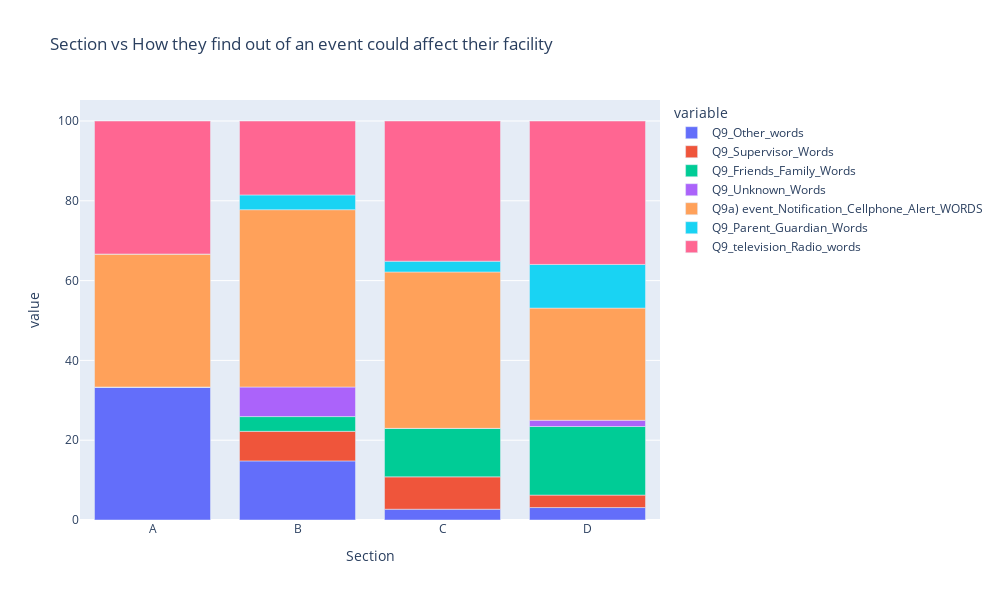

Notebook source saved alongside this figure:
### Markdown cell above
### Section vs How they find out of an event could affect their facility

### Code cell
# Values for aggregation
values = ['Q9_Other_words','Q9_Supervisor_Words','Q9_Friends_Family_Words','Q9_Unknown_Words','Q9a) event_Notification_Cellphone_Alert_WORDS','Q9_Parent_Guardian_Words','Q9_television_Radio_words'] 
rows = ['Section'] #rows

#Pivot table
pivot_table = pd.pivot_table(
    df,
    values= values,  
    index= rows,  # Rows
    columns=None,       # Columns
    aggfunc='count'  # Aggregation functions
)

pivot_table_percentage = round(pivot_table.div(pivot_table.sum(axis=1), axis=0) * 100,2)
pivot_table_percentage=pivot_table_percentage.reset_index()
pivot_table_percentage.columns

#Plotly bar plot
fig6 = px.bar(pivot_table_percentage, x='Section', y=values, title="Section vs How they find out of an event could affect their facility")

#Figsize
fig6.update_layout(
    width=1000,  # Set the width of the chart (adjust as needed)
    height=600,  # Set the height of the chart (adjust as needed)
)

fig6.show()

### Figure 1 — Plotly figure (JSON) as saved in the notebook; plotly's stock layout.template omitted (floating-point values rounded to 4 significant figures)
{"data": [{"alignmentgroup": "True", "hovertemplate": "variable=Q9_Other_words<br>Section=%{x}<br>value=%{y}<extra></extra>", "legendgroup": "Q9_Other_words", "marker": {"color": "#636efa", "pattern": {"shape": ""}}, "name": "Q9_Other_words", "offsetgroup": "Q9_Other_words", "orientation": "v", "showlegend": true, "textposition": "auto", "type": "bar", "x": ["A", "B", "C", "D"], "xaxis": "x", "y": [33.33, 14.81, 2.7, 3.12], "yaxis": "y"}, {"alignmentgroup": "True", "hovertemplate": "variable=Q9_Supervisor_Words<br>Section=%{x}<br>value=%{y}<extra></extra>", "legendgroup": "Q9_Supervisor_Words", "marker": {"color": "#EF553B", "pattern": {"shape": ""}}, "name": "Q9_Supervisor_Words", "offsetgroup": "Q9_Supervisor_Words", "orientation": "v", "showlegend": true, "textposition": "auto", "type": "bar", "x": ["A", "B", "C", "D"], "xaxis": "x", "y": [0, 7.41, 8.11, 3.12], "yaxis": "y"}, {"alignmentgroup": "True", "hovertemplate": "variable=Q9_Friends_Family_Words<br>Section=%{x}<br>value=%{y}<extra></extra>", "legendgroup": "Q9_Friends_Family_Words", "marker": {"color": "#00cc96", "pattern": {"shape": ""}}, "name": "Q9_Friends_Family_Words", "offsetgroup": "Q9_Friends_Family_Words", "orientation": "v", "showlegend": true, "textposition": "auto", "type": "bar", "x": ["A", "B", "C", "D"], "xaxis": "x", "y": [0, 3.7, 12.16, 17.19], "yaxis": "y"}, {"alignmentgroup": "True", "hovertemplate": "variable=Q9_Unknown_Words<br>Section=%{x}<br>value=%{y}<extra></extra>", "legendgroup": "Q9_Unknown_Words", "marker": {"color": "#ab63fa", "pattern": {"shape": ""}}, "name": "Q9_Unknown_Words", "offsetgroup": "Q9_Unknown_Words", "orientation": "v", "showlegend": true, "textposition": "auto", "type": "bar", "x": ["A", "B", "C", "D"], "xaxis": "x", "y": [0, 7.41, 0, 1.56], "yaxis": "y"}, {"alignmentgroup": "True", "hovertemplate": "variable=Q9a) event_Notification_Cellphone_Alert_WORDS<br>Section=%{x}<br>value=%{y}<extra></extra>", "legendgroup": "Q9a) event_Notification_Cellphone_Alert_WORDS", "marker": {"color": "#FFA15A", "pattern": {"shape": ""}}, "name": "Q9a) event_Notification_Cellphone_Alert_WORDS", "offsetgroup": "Q9a) event_Notification_Cellphone_Alert_WORDS", "orientation": "v", "showlegend": true, "textposition": "auto", "type": "bar", "x": ["A", "B", "C", "D"], "xaxis": "x", "y": [33.33, 44.44, 39.19, 28.12], "yaxis": "y"}, {"alignmentgroup": "True", "hovertemplate": "variable=Q9_Parent_Guardian_Words<br>Section=%{x}<br>value=%{y}<extra></extra>", "legendgroup": "Q9_Parent_Guardian_Words", "marker": {"color": "#19d3f3", "pattern": {"shape": ""}}, "name": "Q9_Parent_Guardian_Words", "offsetgroup": "Q9_Parent_Guardian_Words", "orientation": "v", "showlegend": true, "textposition": "auto", "type": "bar", "x": ["A", "B", "C", "D"], "xaxis": "x", "y": [0, 3.7, 2.7, 10.94], "yaxis": "y"}, {"alignmentgroup": "True", "hovertemplate": "variable=Q9_television_Radio_words<br>Section=%{x}<br>value=%{y}<extra></extra>", "legendgroup": "Q9_television_Radio_words", "marker": {"color": "#FF6692", "pattern": {"shape": ""}}, "name": "Q9_television_Radio_words", "offsetgroup": "Q9_television_Radio_words", "orientation": "v", "showlegend": true, "textposition": "auto", "type": "bar", "x": ["A", "B", "C", "D"], "xaxis": "x", "y": [33.33, 18.52, 35.14, 35.94], "yaxis": "y"}], "layout": {"barmode": "relative", "height": 600, "legend": {"title": {"text": "variable"}, "tracegroupgap": 0}, "title": {"text": "Section vs How they find out of an event could affect their facility"}, "width": 1000, "xaxis": {"anchor": "y", "autorange": true, "domain": [0, 1], "range": [-0.5, 3.5], "title": {"text": "Section"}, "type": "category"}, "yaxis": {"anchor": "x", "autorange": true, "domain": [0, 1], "range": [0, 105.3], "title": {"text": "value"}, "type": "linear"}}}
